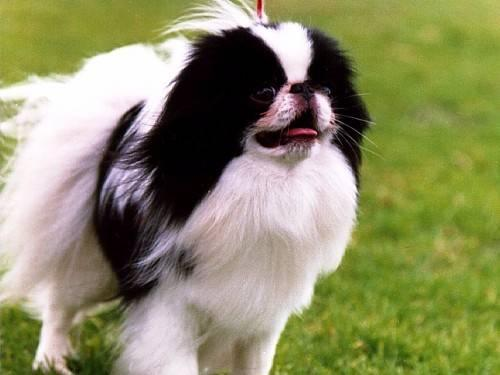
#> input picture datasets/input_image/n02085782_1039.jpg, 500 x 375 px; its folder holds only this picture in this run
$ python score.py
#> lines starting #> are read from the running program, lines starting #| are printed output that depends on the picture
import glob
import os
import cv2
import numpy as np

def call_avg_mse_np(input1, input2):
    output_img = np.array(input1).astype('float32')
    input_img = np.array(input2).astype('float32')
    diff = output_img - input_img
    diff = diff * diff
    # avg l2 norm
    # sum = np.sum(diff, axis=2)
    # sum = np.sqrt(sum)
    # mean = np.mean(sum)
    #avg mse
    mean = np.mean(diff)
    return mean

def call_avg_mse(input1, input2):
#> called with input1 = 'datasets/input_image/n02085782_1039.jpg', input2 = 'datasets/output_image/n02085782_1039.png'
    output_img = cv2.imread(input1)
#> output_img is the input picture: shape (375, 500, 3); mean B, G, R 101.1, 141.1, 141
    output_img = cv2.resize(output_img, (224, 224))
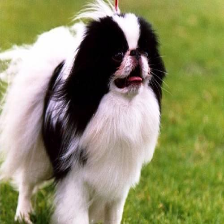
#> output_img: shape (224, 224, 3); mean B, G, R 101, 141, 140.9
    input_img = cv2.imread(input2)
    input_img = cv2.resize(input_img, (224, 224))
    output_img = np.array(output_img).astype('float32')
    input_img = np.array(input_img).astype('float32')
    diff = output_img - input_img
#> diff: shape (224, 224, 3) float32; every value is 0
    diff = diff * diff
    sum = np.sum(diff, axis=2)
#> sum: shape (224, 224) float32; every value is 0
    sum = np.sqrt(sum)
    mean = np.mean(sum)
#> mean = 0
    return mean

if __name__ == '__main__':
    input_path = 'datasets/input_image'
    output_path = 'datasets/output_image'
    inputs = glob.glob(os.path.join(input_path, '*.jpg'))
    total_mean = 0.0
    for input_file in inputs:
        input_name = input_file.split('/')[-1].split('.')[0]
        output_file = os.path.join(output_path, input_name + '.png')
        if os.path.exists(output_file):
            mean = call_avg_mse(input_file, output_file)
#> mean = 0
            print(mean)
#| 0.0
            total_mean += mean
#> total_mean = 0
    print('total mean:{}'.format(total_mean / 120.0))
#| total mean:0.0

$ run again, on datasets/input_image/n02086646_1002.jpg
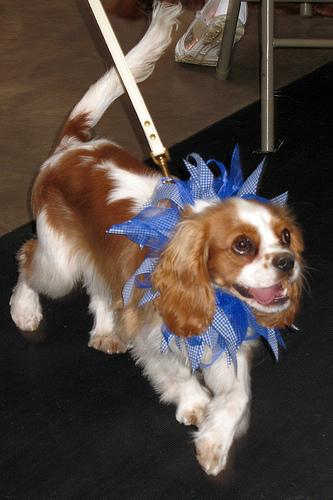
#> input picture datasets/input_image/n02086646_1002.jpg, 333 x 500 px
#> in call_avg_mse, output_img is the input picture: shape (500, 333, 3); mean B, G, R 66.2, 72.3, 83.5
#> in call_avg_mse, `output_img = cv2.resize(output_img, (224, 224))`:
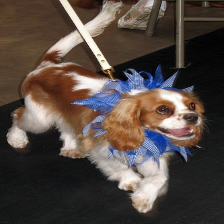
#> output_img: shape (224, 224, 3); mean B, G, R 66.1, 72.2, 83.4
#> diff: shape (224, 224, 3) float32; every value is 0
#> sum: shape (224, 224) float32; every value is 0
#> in call_avg_mse, `mean = np.mean(sum)`: mean = 0
#| 0.0
#| total mean:0.0

$ run again, on datasets/input_image/n02087394_11337.jpg
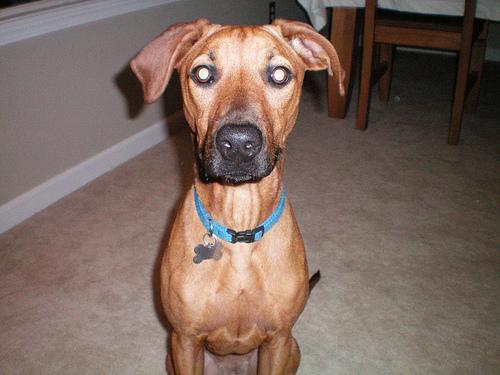
#> input picture datasets/input_image/n02087394_11337.jpg, 500 x 375 px
#> in call_avg_mse, output_img is the input picture: shape (375, 500, 3); mean B, G, R 94.9, 104.1, 124
#> in call_avg_mse, `output_img = cv2.resize(output_img, (224, 224))`:
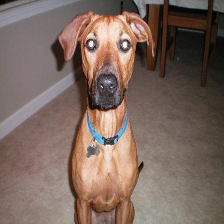
#> output_img: shape (224, 224, 3); mean B, G, R 94.8, 104, 123.9
#> diff: shape (224, 224, 3) float32; every value is 0
#> sum: shape (224, 224) float32; every value is 0
#> in call_avg_mse, `mean = np.mean(sum)`: mean = 0
#| 0.0
#| total mean:0.0

$ run again, on datasets/input_image/n02085936_10130.jpg
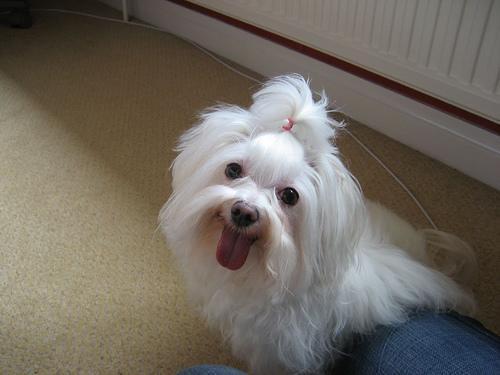
#> input picture datasets/input_image/n02085936_10130.jpg, 500 x 375 px
#> in call_avg_mse, output_img is the input picture: shape (375, 500, 3); mean B, G, R 96.2, 105.7, 112.7
#> in call_avg_mse, `output_img = cv2.resize(output_img, (224, 224))`:
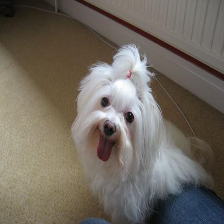
#> output_img: shape (224, 224, 3); mean B, G, R 96.1, 105.6, 112.5
#> diff: shape (224, 224, 3) float32; every value is 0
#> sum: shape (224, 224) float32; every value is 0
#> in call_avg_mse, `mean = np.mean(sum)`: mean = 0
#| 0.0
#| total mean:0.0
